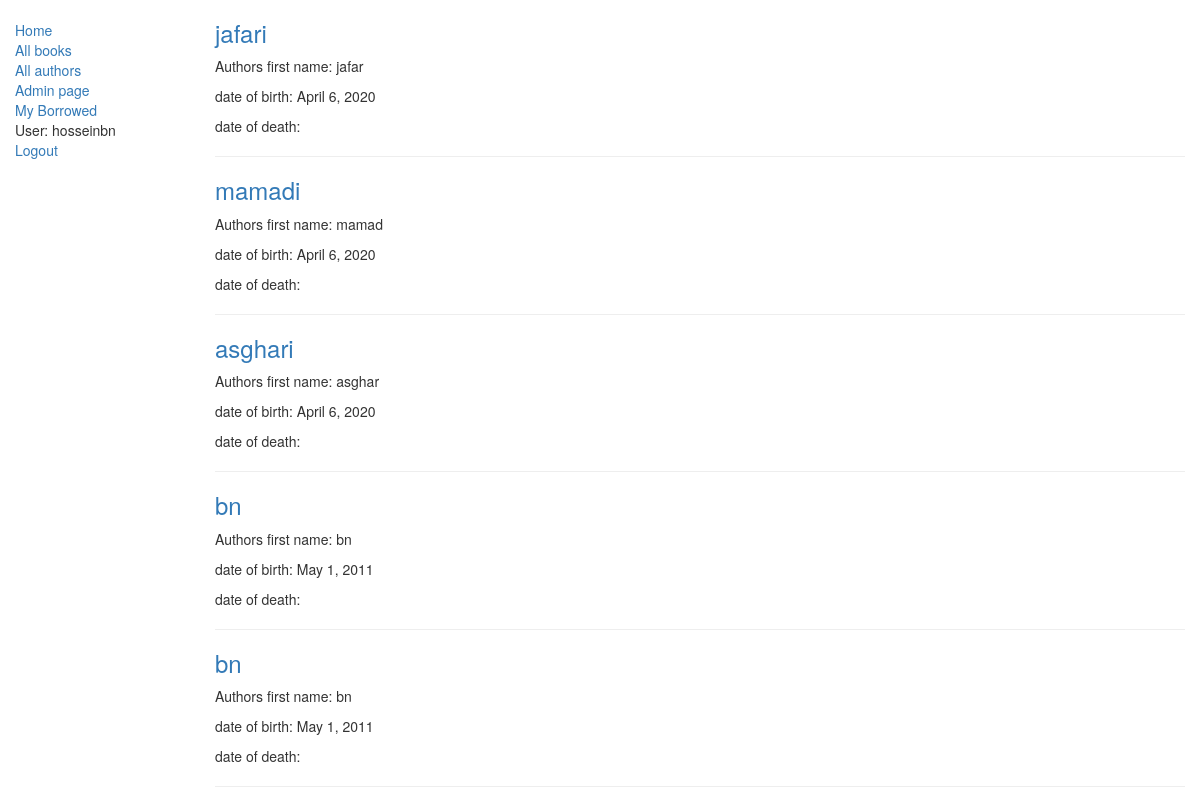
The app's page /catalog/authors/ (signed in) with its own data.
### catalog/models.py (models this page shows, shortened)
class Author(models.Model):
    first_name = models.CharField(max_length=100)
    last_name = models.CharField(max_length=100)
    date_of_birth = models.DateField(null=True, blank=True)
    date_of_death = models.DateField('Died', null=True, blank=True)

### catalog/views.py (the view)
class AuthorListView(generic.ListView):
    model = models.Author
    template_name='catalog/author_list.html'

### catalog/templates/catalog/author_list.html
{% extends "catalog/base_generic.html" %}
{% block content %}
  {% for author in author_list%}
    <h3><a href="{% url 'catalog:author_detail' author.id %}">{{ author.last_name }}</a></h3>
    <p> Authors first name: {{ author.first_name }}</p>
    <p> date of birth: {{ author.date_of_birth }}</p>
    <p> date of death: {{ author.date_of.death }}</p>
    <hr>
  {% endfor %}
{% endblock %}

### catalog/templates/catalog/base_generic.html (shortened to what this page needs)
<!DOCTYPE html>
<html lang="en">
<head>
  <link rel="stylesheet" href="https://maxcdn.bootstrapcdn.com/bootstrap/3.3.7/css/bootstrap.min.css">
  {% load static %}
  <link rel="stylesheet" href="{% static 'catalog/styles.css' %}">
</head>
<body>
  <div class="container-fluid">
    <div class="row">
      <div class="col-sm-2">
      {% block sidebar %}
      <ul class="sidebar-nav">
          <li><a href="{% url 'catalog:index' %}">Home</a></li>
          <li><a href="{% url 'catalog:books' %}">All books</a></li>
          <li><a href="{% url 'catalog:authors' %}">All authors</a></li>
          <li><a href="/admin/"> Admin page </a></li>
          <li><a href="{% url 'catalog:my-borrowed' %}">My Borrowed</a></li>
          {% if user.is_authenticated %}
            <li>User: {{ user.get_username }}</li>
            <li><a href="{% url 'logout'%}?next={{request.path}}">Logout</a></li>
          {% else %}
            <li><a href="{% url 'login'%}?next={{request.path}}">Login</a></li>
          {% endif %}
      </ul>
     {% endblock %}
      </div>
      <div class="col-sm-10 ">
      {% block content %}{% endblock %}
      </div>
    </div>
  </div>
</body>
</html>

### catalog/static/catalog/styles.css (style rules this page uses)
.sidebar-nav { margin-top: 20px; padding: 0; list-style: none; }

### records on screen
Author: last_name "jafari", first_name "jafar", date_of_birth "April 6, 2020"
Author: last_name "mamadi", first_name "mamad", date_of_birth "April 6, 2020"
Author: last_name "asghari", first_name "asghar", date_of_birth "April 6, 2020"
Author: last_name "bn", first_name "bn", date_of_birth "May 1, 2011"
Author: last_name "bn", first_name "bn", date_of_birth "May 1, 2011"

### other values on screen
{{ user.get_username }} "hosseinbn"
